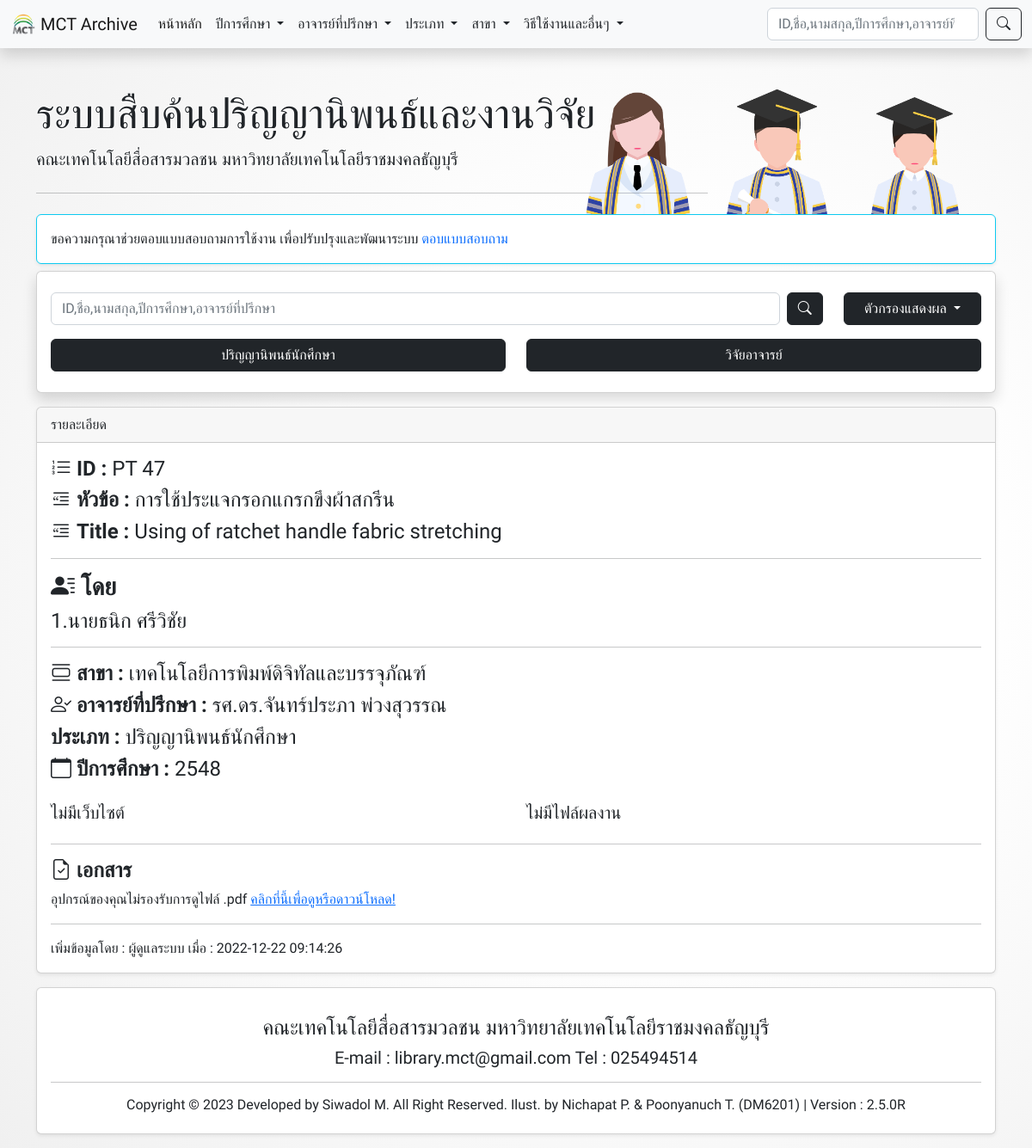
The page /view.php?id=1671700368 on the database its author committed.
### tables this page shows
CREATE TABLE `mctarchive` (
  `system_id` int(10) NOT NULL COMMENT 'system ref ID of thesis',
  `id` varchar(10) NOT NULL,
  `std1` varchar(100) DEFAULT NULL,
  `std2` varchar(100) DEFAULT NULL,
  `std3` varchar(100) DEFAULT NULL,
  `std4` varchar(100) DEFAULT NULL,
  `std5` varchar(100) DEFAULT NULL,
  `std6` varchar(100) DEFAULT NULL,
  `thainame` varchar(300) DEFAULT NULL,
  `engname` varchar(300) DEFAULT NULL,
  `teacher` int(10) DEFAULT NULL,
  `co_teacher` int(10) DEFAULT NULL,
  `sec` varchar(4) DEFAULT NULL,
  `branch` int(10) DEFAULT NULL,
  `type_doc` varchar(100) NOT NULL,
  `website` int(1) DEFAULT 0,
  `video` varchar(200) DEFAULT NULL,
  `pdf` varchar(200) DEFAULT NULL,
  `fileZip` varchar(100) DEFAULT NULL,
  `audio` varchar(200) DEFAULT NULL,
  `yt_link` varchar(100) DEFAULT NULL,
  `site_url` varchar(100) DEFAULT NULL,
  `add_by` int(10) DEFAULT NULL,
  `add_date` timestamp NOT NULL DEFAULT current_timestamp()
);

CREATE TABLE `branch` (
  `branch_id` int(10) NOT NULL,
  `branchName` varchar(100) NOT NULL
);

CREATE TABLE `teacher` (
  `teacher_id` int(10) NOT NULL,
  `teacherName` varchar(100) NOT NULL,
  `date` date NOT NULL DEFAULT current_timestamp(),
  `branch` int(10) DEFAULT NULL
);

### view.php (the view, shortened to what this page needs)
<?php
$id = $_GET["id"];
$json_data = readSettingJSON2MainPage();
extract($json_data);
include 'conn.php';
$conn = mysqli_connect($serverName, $userName, $userPassword, $dbName);
if (!isset($_GET["preview"])) {
    $sql = "SELECT * , mT.teacherName AS mainTn , cT.teacherName AS coTn FROM mctarchive
  LEFT JOIN teacher AS mT ON mctarchive.teacher = mT.teacher_id
  LEFT JOIN teacher AS cT ON mctarchive.co_teacher = cT.teacher_id
  LEFT JOIN branch ON mctarchive.branch = branch.branch_id
  LEFT JOIN login ON mctarchive.add_by = login.user_id
  WHERE system_id = '$id'";
}
$query = mysqli_query($conn, $sql) or die("error");
$result = mysqli_fetch_array($query, MYSQLI_ASSOC);
?>
<!DOCTYPE html>
<html lang="en" dir="ltr">
<head>
    <link rel="stylesheet" href="bootstrap5\css\bootstrap.min.css">
    <link rel="stylesheet" href="custom\sicustom.css">
    <link rel="stylesheet" href="custom\aos.css">
    <link rel="stylesheet" href="https://cdn.jsdelivr.net/npm/bootstrap-icons@1.4.1/font/bootstrap-icons.css">
</head>
<body>
    <?php
include 'navbar.php';
?>
    <div class="container">
        <div class="row">
            <div class="col-12">
                <div class="jumbotron jumbotron_site mainjum mainvector mt-5">
                    <h2 class="display-5"><?php echo $v_websiteName;?></h2>
                    <p class="lead"><?php echo $v_subName;?></p>
                    <hr class="my-4" style="max-width:70%">
                </div>
            </div>
        </div>
        <?php include 'searchbox.php';?>
        <div class="row mt-3">
            <div class="col-12">
                <div class="card shadow-sm w-100" data-aos="fade-up" data-aos-duration="420">
                    <div class="card-header">
                        รายละเอียด
                    </div>
                    <div class="card-body">
                        <h4 class="card-title"><i class="bi bi-list-ol"></i> <strong>ID : </strong>
                            <?php echo $result["id"]; ?></h4>
                        <h4 class="card-title"><i class="bi bi-blockquote-left"></i> <strong>หัวข้อ : </strong>
                            <?php echo $result["thainame"]; ?></h4>
                        <h4 class="card-title"><i class="bi bi-blockquote-left"></i> <strong>Title : </strong>
                            <?php echo $result["engname"]; ?></h4>
                        <hr>
                        <h3><i class="bi bi-person-lines-fill"></i> <strong>โดย</strong></h3>
                        <?php
echo '<h4>' . '1.' . $result["std1"] . '</h4>';
?>
                        <hr>
                        <h4 class="card-text"><strong><i class="bi bi-view-list"></i> สาขา :</strong>
                            <?php echo $result["branchName"]?></h4>
                        <?php
if ($result["type_doc"] == "1") {
    echo '<h4 class="card-text"><i class="bi bi-person-check"></i> <strong>อาจารย์ที่ปรึกษา :</strong> ' . $result["mainTn"] . '</h4>';
    echo '<h4 class="card-text"><strong>ประเภท :</strong> ปริญญานิพนธ์นักศึกษา</h4>';
} else {
    echo '<h4 class="card-text"><strong>ประเภท :</strong> วิจัยอาจารย์</h4>';
}
?>
                        <h4><i class="bi bi-calendar"></i> <strong>ปีการศึกษา : </strong><?php echo $result["sec"]; ?>
                        </h4>
                        <div class="row">
                            <div class="col-sm-12 col-sm-12 col-lg-6 mt-3">
                                <?php
if (empty($result["site_url"]) == false) {
    echo '<a href="' . $result["site_url"] . '"class="btn btn-primary w-100" target="_blank"><i class="bi bi-eye"></i> ชมผลงานเว็บไซต์</a>';
} else {echo "<h5>ไม่มีเว็บไซต์</h5>";
}
?>
                            </div>
                            <div class="col-sm-12 col-sm-12 col-lg-6 mt-3">
                                <?php
if (empty($result["fileZip"]) == false) {
    echo '<a href="storage/'.$result["system_id"].'/'. $result["fileZip"] . '"class="btn btn-primary w-100" target="_blank"><i class="bi bi-download"></i> ดาวน์โหลดไฟล์ผลงาน</a>';
} else {echo "<h5>ไม่มีไฟล์ผลงาน</h5>";
}
?>
                            </div>
                        </div>
                        <hr>
                        <h4><i class="bi bi-file-earmark-check"></i> <strong>เอกสาร</strong></h4>
                        <div style="width: 100%; height: 100%" <?php if (empty($result["pdf"])) {echo "hidden";}?>>
                            <object class="rounded" style="height:100vh;"
                                data="storage\<?php echo $id . '\\' . $result["pdf"]; ?>" type="application/pdf"
                                width="100%">
                                <p>อุปกรณ์ของคุณไม่รองรับการดูไฟล์ .pdf <a
                                        href="storage\<?php echo $id . '\\' . $result["pdf"]; ?>">คลิกที่นี้เพื่อดูหรือดาวน์โหลด!</a>
                                </p>
                            </object>
                        </div>
                        <div>
                            <?php
if (empty($result["add_by"] == false)) {
    echo "<hr>";
    echo '<h7>' . 'เพิ่มข้อมูลโดย : ' . $result["name"] . ' เมื่อ : ' . $result["add_date"] . '</h7>';
}
?>
                        </div>
                    </div>
                </div>
            </div>
        </div>
        <?php include 'footer.php';?>
    </div>
</body>
</html>

### custom/sicustom.css (style rules this page uses)
body { font-family: 'Prompt', sans-serif !important; }
.mainjum { background:rgba(0,0,0,0); background-size: cover; }
.jumbotron_site { background-image: url(../img/GVector.png); background-size: contain !important; background-repeat : no-repeat; background-position : right; height: 100%; text-shadow: rgb(255, 255, 255) 1px 0px 0px, rgb(255, 255, 255) 0.540302px 0.841471px 0px, rgb(255, 255, 255) -0.416147px 0.909297px 0px, rgb(255, 255, 255) -0.989992px 0.14112px 0px, rgb(255, 255, 255) -0.653644px -0.756802px 0px, rgb(255, 255, 255) 0.283662px -0.958924px 0px, rgb(255, 255, 255) 0.96017px -0.279415px 0px; }
html { scroll-behavior: smooth; }
body { background: rgb(255,255,255); background: radial-gradient(circle, rgba(255,255,255,1) 38%, rgba(240,240,240,1) 100%); background-size: 125%; background-attachment: fixed; animation: gradient 5s ease infinite; }

### rows shown on the page
mctarchive: id "PT 47", thainame "การใช้ประแจกรอกแกรกขึงผ้าสกรีน", engname "Using of ratchet handle fabric stretching", std1 "นายธนิก ศรีวิชัย", branch.branchName "เทคโนโลยีการพิมพ์ดิจิทัลและบรรจุภัณฑ์", teacher.teacherName "รศ.ดร.จันทร์ประภา พ่วงสุวรรณ", sec "2548", add_by.name "ผู้ดูแลระบบ", add_date "2022-12-22 09:14:26"

### other values the page prints
$shortNameEng "MCT Archive"
$v_websiteName "ระบบสืบค้นปริญญานิพนธ์และงานวิจัย"
$v_subName "คณะเทคโนโลยีสื่อสารมวลชน มหาวิทยาลัยเทคโนโลยีราชมงคลธัญบุรี"
$v_email "library.mct@gmail.com"
$v_telNumber "025494514"
$c_version "2.5.0R"
